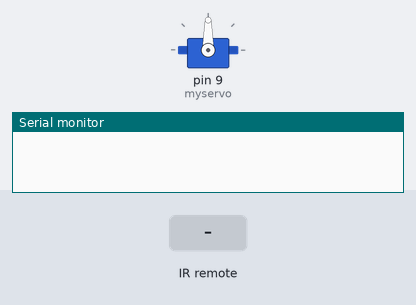
This sketch was run on a simulated Arduino Uno, built with avr-gcc and run on an emulated ATmega328P. Parts: servo, the last lines printed to the serial monitor. The inputs (shaded band) are chosen by the test bench.

Above: at 1.2 s.
1.3 s: infrared code 0x15 received
At 1.7 s:
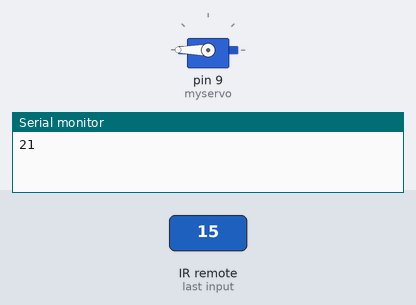
3.3 s: infrared code 0x7 received
At 3.7 s:
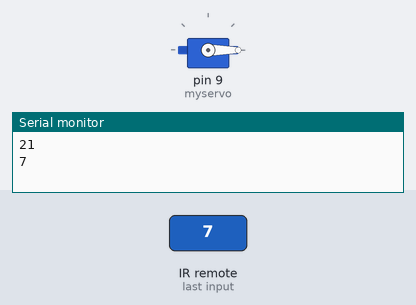
Timing chart, 0 to 6.3 s (numbered marks = the images above; inputs shaded):
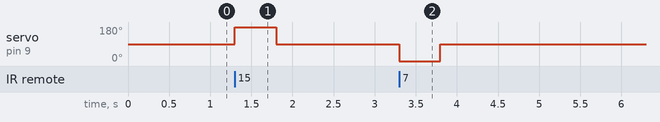

The sketch:

servo_with_ir.ino
```cpp
#include <IRremote.h>
#include <Servo.h>

const int IR_PIN = 11;
Servo myservo;

int command = 0;

void setup() {
  Serial.begin(9600);

  IrReceiver.begin(IR_PIN, ENABLE_LED_FEEDBACK);

  myservo.attach(9);
  myservo.write(90);   // start at center
}

void loop() {

  if (IrReceiver.decode()) {

    command = IrReceiver.decodedIRData.command;
    Serial.println(command);

    switch (command) {

      case 21:        // button code 21
        myservo.write(180);
        delay(500);
        myservo.write(90);
        break;

      case 7:        // button code 12
        myservo.write(0);
        delay(500);
        myservo.write(90);
        break;

    }

    IrReceiver.resume(); // receive next signal
  }
}
```

Measured:
- after the input at 1.3 s, servo on pin 9 (myservo): 90° → 180° at once, → 90° 0.50 s later
- after the input at 3.3 s, servo on pin 9 (myservo): 90° → 0° at once, → 90° 0.50 s later
